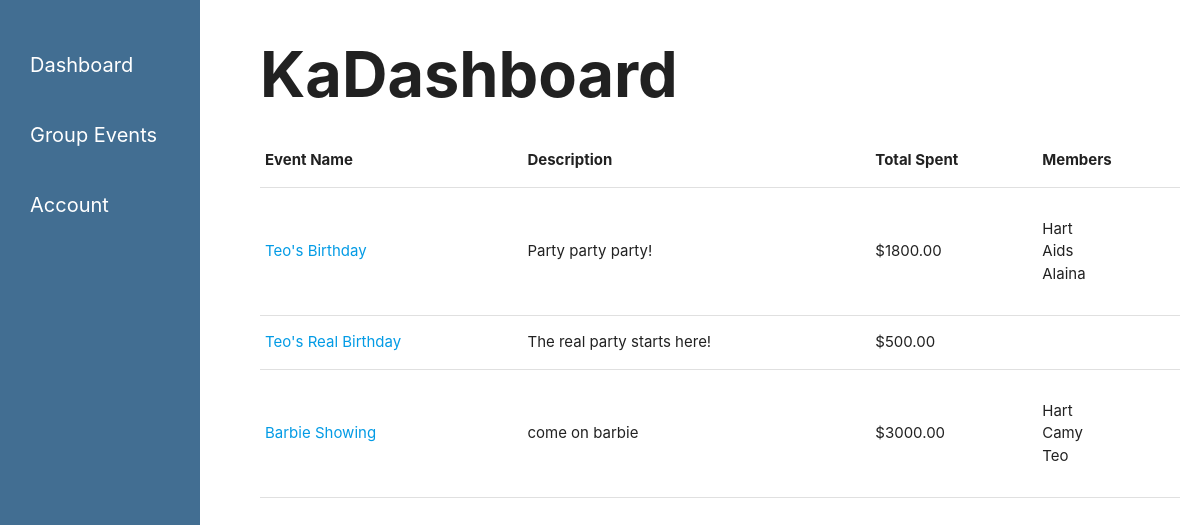
The app's page /kada_shboard/ (signed in) with its own data.
### finance_trackker/models.py (models this page shows, shortened)
class Event(models.Model):
    name = models.CharField(max_length=100)
    description = models.TextField()
    date_created = models.DateTimeField(auto_now_add=True)
    members = models.ManyToManyField(User, through='Membership')
    admins = models.ManyToManyField(User, related_name='event_admins', blank=True)
    slug = models.SlugField(unique=True, default=uuid.uuid4)  # Add a default value for the slug
    def total_expense_amount(self):
        return sum(expense.amount for expense in self.expense_set.all())

class Expense(models.Model):
    name = models.CharField(max_length=50)
    event = models.ForeignKey(Event, on_delete=models.CASCADE)
    category = models.ForeignKey(Category, on_delete=models.CASCADE, null=True, blank=True)
    amount = models.DecimalField(max_digits=10, decimal_places=2)
    date_purchased = models.DateTimeField(auto_now_add=True)
    PORTION_CHOICES = [
        ('amount', 'Amount'),
        ('percentage', 'Percentage'),
    ]
    portion_type = models.CharField(
        max_length=10,
        choices=PORTION_CHOICES,
        default='amount',
    )

class ExpensePayment(models.Model):
    class PaymentType(models.TextChoices):
        AMOUNT = 'amount', 'Amount'
        PERCENTAGE = 'percentage', 'Percentage'
    user = models.ForeignKey(User, on_delete=models.CASCADE)
    expense = models.ForeignKey(Expense, on_delete=models.CASCADE)
    portion_type = models.CharField(
        max_length=10,
        choices=PaymentType.choices,
        default=PaymentType.AMOUNT,
    )
    portion = models.DecimalField(
        max_digits=6,
        decimal_places=2,
        blank=True,
        null=True,
        help_text="Enter either an amount or a percentage.",
    )
    calculated_portion = models.DecimalField(
        max_digits=6,
        decimal_places=2,
        blank=True,
        null=True,
        help_text="The calculated amount each user has to pay.",
    )

### finance_trackker/views.py (the view)
# urls.py: path('kada_shboard/', views.kadashboard_index, name='create_event'),
@login_required
def kadashboard_index(request):
    user = request.user
    events = Event.objects.all()
    context = {
        'event_list': events,
    }
    return render(request, "finance_trackker/kadashboard_index.html", context)

### finance_trackker/templates/finance_trackker/kadashboard_index.html (shortened to what this page needs)
{% extends 'base.html' %}
{% block content %}
    <h1> KaDashboard </h1>
    {% if event_list %}
    <table>
        <thead>
            <tr>
                <th>Event Name</th>
                <th>Description</th>
                <th>Total Spent</th>
                <th>Members</th>
            </tr>
        </thead>
        <tbody>
            {% for event in event_list %}
                <tr>
                    <td><a href="{% url 'event_detail' event_slug=event.slug %}">{{ event.name }}</a></td>
                    <td>{{ event.description.strip }}</td>
                    <td>${{ event.total_expense_amount }}</td>
                    <td>
                        <ul>
                            {% for expense in event.expense_set.all %}
                                {% for payment in expense.expensepayment_set.all %}
                                    <li>{{ payment.user.first_name }}</li>
                                {% endfor %}
                            {% endfor %}
                        </ul>
                    </td>
                </tr>
            {% endfor %}
        </tbody>
    </table>
{% endif %}
{% endblock %}

### finance_trackker/templates/base.html (shortened to what this page needs)
<!doctype html>
{% load static %}
<html lang="en">
<head>
    <link rel="stylesheet" href="https://cdnjs.cloudflare.com/ajax/libs/materialize/1.0.0/css/materialize.min.css">
    <link rel="stylesheet" href="{% static 'css/styles.css' %}">
    <link href="https://cdn.jsdelivr.net/npm/select2@4.1.0-rc.0/dist/css/select2.min.css" rel="stylesheet" />
</head>
<head>
</head>
<body>
    <div class="wrapper">
        <div class="sidebar">
          <ul>
            <li><a href="/">Dashboard</a></li>
            <li><a href="/kada_shboard/">Group Events</a></li>
            <li><a href="/account/">Account</a></li>
          </ul>
        </div>
        <div class="content">
        {% block content %}
        {% endblock %}
        </div>
    </div>
</body>
</html>

### finance_trackker/static/css/styles.css (style rules this page uses)
.wrapper { display: flex; min-height: 100vh; }
.content { flex-grow: 1; padding: 20px; }
.sidebar { background-color: #426E92; width: 200px; padding: 10px; font-size: 20px; font-color: white; }
.sidebar ul { list-style-type: none; margin: 0; padding: 0; }
.sidebar li { margin-top: 40px; margin-left: 20px; }
.sidebar li a { text-decoration: none; color: white; }

### finance_trackker/templates/base.html (style rules this page uses)
.sidebar { float: left; width: 25vh; height: 100vh; }
.content { margin-left: 40px; }
h1 { font-weight: bold; margin-top: 20px; }

### records on screen
Event: name "Teo's Birthday", description.strip "Party party party!", total_expense_amount "1800.00"
ExpensePayment: user.first_name "Hart"
ExpensePayment: user.first_name "Aids"
ExpensePayment: user.first_name "Alaina"
Event: name "Teo's Real Birthday", description.strip "The real party starts here!", total_expense_amount "500.00"
Event: name "Barbie Showing", description.strip "come on barbie", total_expense_amount "3000.00"
ExpensePayment: user.first_name "Hart"
ExpensePayment: user.first_name "Camy"
ExpensePayment: user.first_name "Teo"
